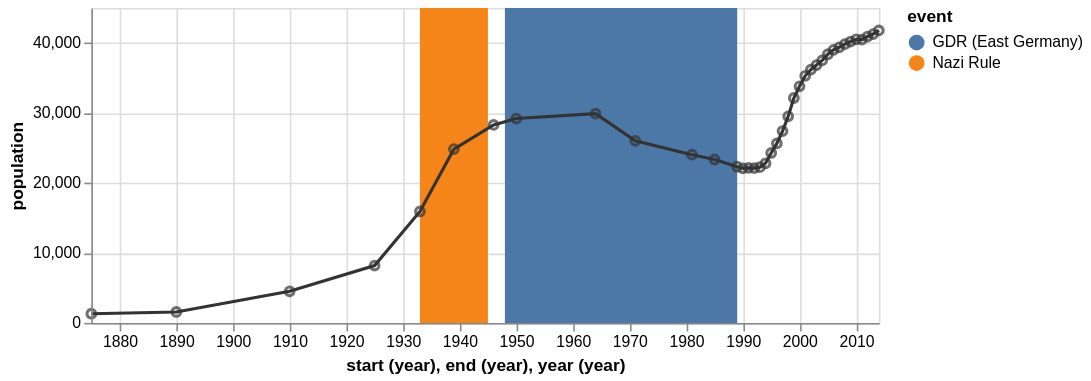

This figure's Vega-Lite source:
### Vega specification from a JSON file in a GitHub repository (floating-point values rounded to 4 significant figures)
{"$schema": "https://vega.github.io/schema/vega/v3.0.json", "description": "The population of the German city of Falkensee over time", "autosize": "pad", "padding": 5, "width": 500, "height": 200, "style": "cell", "data": [{"name": "source_0", "values": [{"start": "1933", "end": "1945", "event": "Nazi Rule"}, {"start": "1948", "end": "1989", "event": "GDR (East Germany)"}], "format": {}}, {"name": "source_1", "values": [{"year": "1875", "population": 1309}, {"year": "1890", "population": 1558}, {"year": "1910", "population": 4512}, {"year": "1925", "population": 8180}, {"year": "1933", "population": 15915}, {"year": "1939", "population": 24824}, {"year": "1946", "population": 28275}, {"year": "1950", "population": 29189}, {"year": "1964", "population": 29881}, {"year": "1971", "population": 26007}, {"year": "1981", "population": 24029}, {"year": "1985", "population": 23340}, {"year": "1989", "population": 22307}, {"year": "1990", "population": 22087}, {"year": "1991", "population": 22139}, {"year": "1992", "population": 22105}, {"year": "1993", "population": 22242}, {"year": "1994", "population": 22801}, {"year": "1995", "population": 24273}, {"year": "1996", "population": 25640}, {"year": "1997", "population": 27393}, {"year": "1998", "population": 29505}, {"year": "1999", "population": 32124}, {"year": "2000", "population": 33791}, {"year": "2001", "population": 35297}, {"year": "2002", "population": 36179}, {"year": "2003", "population": 36829}, {"year": "2004", "population": 37493}, {"year": "2005", "population": 38376}, {"year": "2006", "population": 39008}, {"year": "2007", "population": 39366}, {"year": "2008", "population": 39821}, {"year": "2009", "population": 40179}, {"year": "2010", "population": 40511}, {"year": "2011", "population": 40465}, {"year": "2012", "population": 40905}, {"year": "2013", "population": 41258}, {"year": "2014", "population": 41777}], "format": {}}, {"name": "data_0", "source": "source_0", "transform": [{"type": "formula", "expr": "timeParse(datum[\"start\"],'%Y')", "as": "start"}, {"type": "formula", "expr": "timeParse(datum[\"end\"],'%Y')", "as": "end"}, {"type": "formula", "as": "year_start", "expr": "datetime(year(datum[\"start\"]), 0, 1, 0, 0, 0, 0)"}, {"type": "formula", "as": "year_end", "expr": "datetime(year(datum[\"end\"]), 0, 1, 0, 0, 0, 0)"}, {"type": "filter", "expr": "datum[\"year_start\"] !== null && !isNaN(datum[\"year_start\"])"}]}, {"name": "data_1", "source": "source_1", "transform": [{"type": "formula", "expr": "timeParse(datum[\"year\"],'%Y')", "as": "year"}]}, {"name": "data_2", "source": "data_1", "transform": [{"type": "formula", "expr": "toDate(datum[\"year\"])", "as": "year"}, {"type": "formula", "expr": "toNumber(datum[\"population\"])", "as": "population"}, {"type": "formula", "as": "year_year", "expr": "datetime(year(datum[\"year\"]), 0, 1, 0, 0, 0, 0)"}, {"type": "filter", "expr": "datum[\"year_year\"] !== null && !isNaN(datum[\"year_year\"]) && datum[\"population\"] !== null && !isNaN(datum[\"population\"])"}]}, {"name": "data_3", "source": "data_1", "transform": [{"type": "formula", "expr": "toDate(datum[\"year\"])", "as": "year"}, {"type": "formula", "expr": "toNumber(datum[\"population\"])", "as": "population"}, {"type": "formula", "as": "year_year", "expr": "datetime(year(datum[\"year\"]), 0, 1, 0, 0, 0, 0)"}, {"type": "filter", "expr": "datum[\"year_year\"] !== null && !isNaN(datum[\"year_year\"]) && datum[\"population\"] !== null && !isNaN(datum[\"population\"])"}]}], "marks": [{"name": "layer_0_marks", "type": "rect", "style": ["rect"], "from": {"data": "data_0"}, "encode": {"update": {"fill": {"scale": "color", "field": "event"}, "x": {"scale": "x", "field": "year_start"}, "x2": {"scale": "x", "field": "year_end"}, "y": {"value": 0}, "y2": {"field": {"group": "height"}}}}}, {"name": "layer_1_marks", "type": "line", "style": ["line"], "sort": {"field": "datum[\"year_year\"]", "order": "descending"}, "from": {"data": "data_2"}, "encode": {"update": {"stroke": {"value": "#333"}, "x": {"scale": "x", "field": "year_year"}, "y": {"scale": "y", "field": "population"}}}}, {"name": "layer_2_marks", "type": "symbol", "style": ["point"], "from": {"data": "data_3"}, "encode": {"update": {"opacity": {"value": 0.7}, "fill": {"value": "transparent"}, "stroke": {"value": "#333"}, "x": {"scale": "x", "field": "year_year"}, "y": {"scale": "y", "field": "population"}}}}], "scales": [{"name": "x", "type": "time", "domain": {"fields": [{"data": "data_0", "field": "year_start"}, {"data": "data_0", "field": "year_end"}, {"data": "data_2", "field": "year_year"}, {"data": "data_3", "field": "year_year"}]}, "range": [0, {"signal": "width"}]}, {"name": "color", "type": "ordinal", "domain": {"data": "data_0", "field": "event", "sort": true}, "range": "category"}, {"name": "y", "type": "linear", "domain": {"fields": [{"data": "data_2", "field": "population"}, {"data": "data_3", "field": "population"}]}, "range": [{"signal": "height"}, 0], "nice": true, "zero": true}], "axes": [{"scale": "x", "orient": "bottom", "title": "start (year), end (year), year (year)", "labelFlush": true, "labelOverlap": true, "tickCount": {"signal": "ceil(width/40)"}, "encode": {"labels": {"update": {"text": {"signal": "timeFormat(datum.value, '%Y')"}}}}, "zindex": 1}, {"scale": "x", "orient": "bottom", "grid": true, "tickCount": {"signal": "ceil(width/40)"}, "gridScale": "y", "domain": false, "labels": false, "maxExtent": 0, "minExtent": 0, "ticks": false, "zindex": 0}, {"scale": "y", "orient": "left", "title": "population", "labelOverlap": true, "tickCount": {"signal": "ceil(height/40)"}, "zindex": 1}, {"scale": "y", "orient": "left", "grid": true, "tickCount": {"signal": "ceil(height/40)"}, "gridScale": "x", "domain": false, "labels": false, "maxExtent": 0, "minExtent": 0, "ticks": false, "zindex": 0}], "legends": [{"fill": "color", "title": "event"}], "config": {"axisY": {"minExtent": 30}}}
